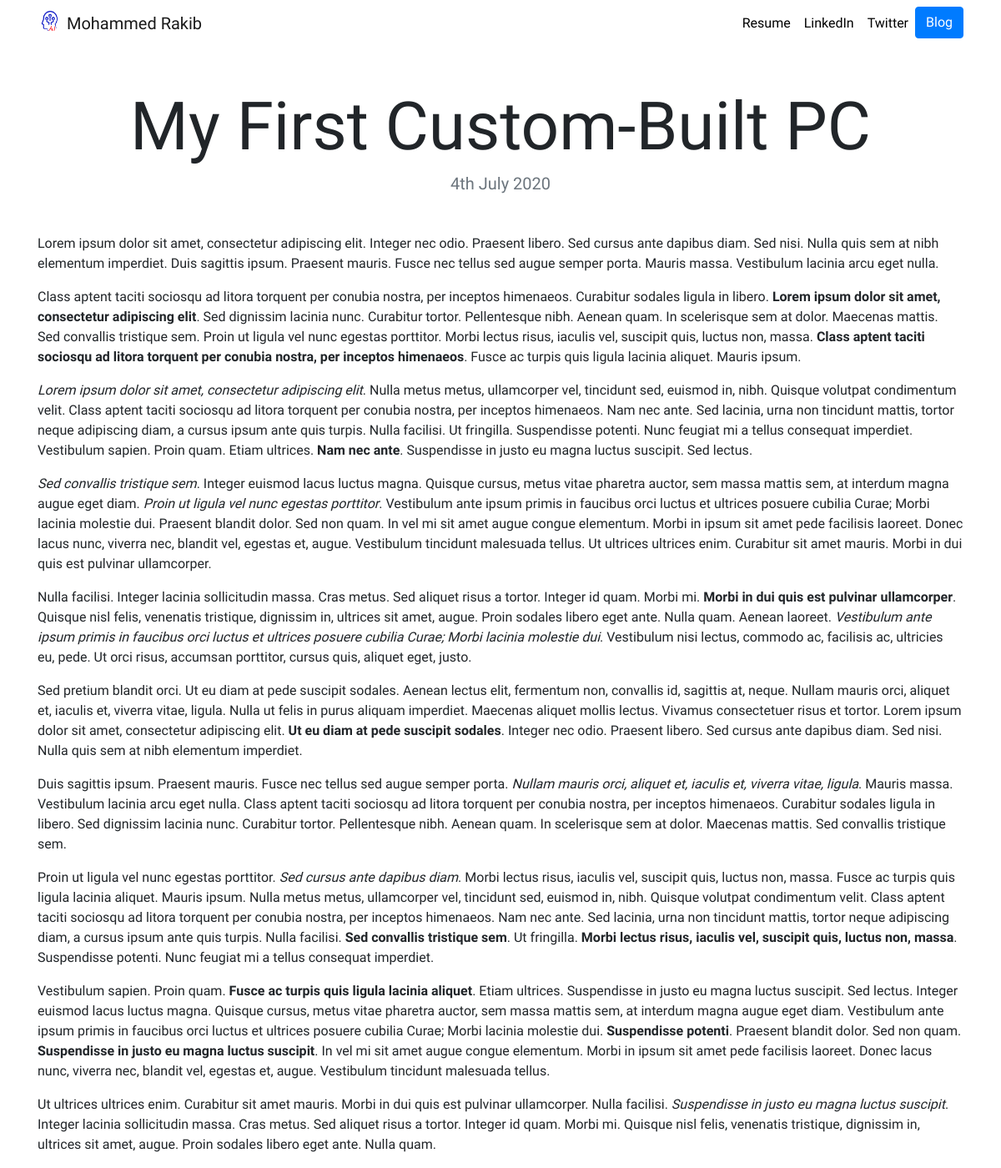
The app's page /blog/2/ with its own data.
### blog/models.py (models this page shows, shortened)
class Blog(models.Model):
    title = models.CharField(max_length=100)
    date = models.DateField()
    description = models.TextField()

### blog/views.py (the view)
# urls.py: path('<int:blog_id>/',views.detail,name="detail"),
def detail(request, blog_id):
    blog = get_object_or_404(Blog, pk=blog_id)
    return render(request, 'blog/details.html', {'blog': blog})

### blog/templates/blog/details.html
{% extends "portfolio/base.html" %}
{% load static %}
{% block content %}
<h1 class="text-center mt-5" id="blogdetailtitle">{{ blog.title }}</h1>
<h5 class="text-center text-muted mb-5">{{ blog.date|date:'jS F Y' }}</h5>
{{ blog.description|safe }}
{% endblock %}

### portfolio/static/portfolio/custom.css (style rules this page uses)
body { font-family: 'Exo', sans-serif; }
@media (min-width: 992px) { #blogdetailtitle { font-size: 5rem; } }

### records on screen
Blog: title "My First Custom-Built PC", date "4th July 2020", description "Lorem ipsum dolor sit amet, consectetur adipiscing elit. Integer nec odio. Praesent libero. Sed cursus ante dapibus diam. Sed nisi. Nulla quis sem at nibh elementum imperdiet. Duis sagittis ipsum. Praesent mauris. Fusce nec tellus sed augue semper porta. Mauris massa. Vestibulum lacinia arcu eget nulla. Class aptent taciti sociosqu ad litora torquent per conubia nostra, per inceptos himenaeos. Curabitur sodales ligula in libero. Lorem ipsum dolor sit amet, consectetur adipiscing elit . Sed dignissim lacinia nunc. Curabitur tortor. Pellentesque nibh. Aenean quam. In scelerisque sem at dolor. Maecenas mattis. Sed convallis tristique sem. Proin ut ligula vel nunc egestas porttitor. Morbi…"
